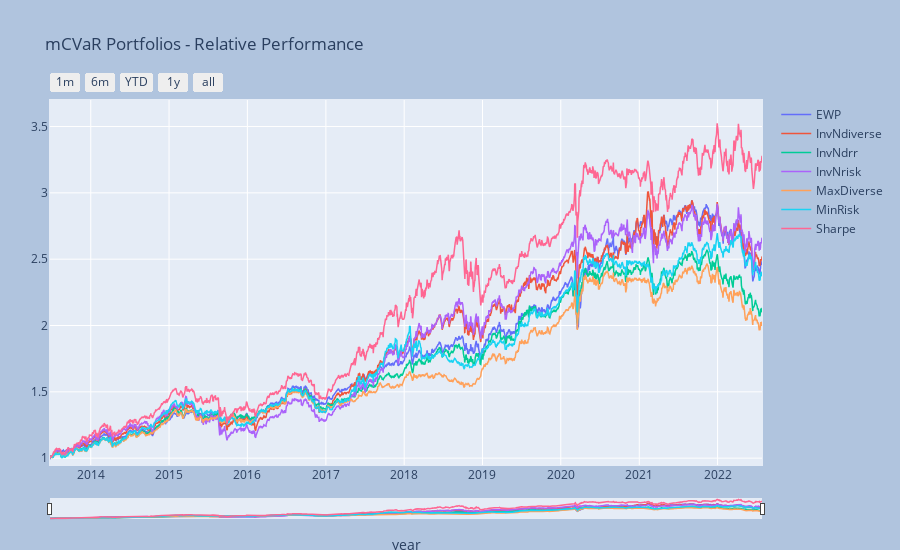

Source (notebook cell):
### Code cell
pp = az.Port_Simple(port)
pp.set_model()
_ = pp.port_view_all(componly=True, 
     title="mCVaR Portfolios - Relative Performance", 
     xlabel="year", fancy=True)

### Figure 1 — Plotly figure (JSON) as saved in the notebook; plotly's stock layout.template omitted (floating-point values rounded to 4 significant figures; data arrays with more than 128 entries replaced by an {"elided": "..."} marker saying what was removed)
{"data": [{"line": {"width": 1.5}, "name": "EWP", "type": "scatter", "x": {"elided": "2289 str values"}, "y": {"elided": "2289 float values"}}, {"line": {"width": 1.5}, "name": "InvNdiverse", "type": "scatter", "x": {"elided": "2289 str values"}, "y": {"elided": "2289 float values"}}, {"line": {"width": 1.5}, "name": "InvNdrr", "type": "scatter", "x": {"elided": "2289 str values"}, "y": {"elided": "2289 float values"}}, {"line": {"width": 1.5}, "name": "InvNrisk", "type": "scatter", "x": {"elided": "2289 str values"}, "y": {"elided": "2289 float values"}}, {"line": {"width": 1.5}, "name": "MaxDiverse", "type": "scatter", "x": {"elided": "2289 str values"}, "y": {"elided": "2289 float values"}}, {"line": {"width": 1.5}, "name": "MinRisk", "type": "scatter", "x": {"elided": "2289 str values"}, "y": {"elided": "2289 float values"}}, {"line": {"width": 1.5}, "name": "Sharpe", "type": "scatter", "x": {"elided": "2289 str values"}, "y": {"elided": "2289 float values"}}], "layout": {"autosize": false, "height": 550, "margin": {"b": 25, "l": 50, "pad": 1, "r": 50, "t": 100}, "paper_bgcolor": "LightSteelBlue", "title": {"text": "mCVaR Portfolios - Relative Performance"}, "width": 900, "xaxis": {"autorange": false, "fixedrange": false, "range": ["2013-06-25T00:00:00", "2022-07-27T00:00:00"], "rangeselector": {"buttons": [{"count": 1, "label": "1m", "step": "month", "stepmode": "backward"}, {"count": 6, "label": "6m", "step": "month", "stepmode": "backward"}, {"count": 1, "label": "YTD", "step": "year", "stepmode": "todate"}, {"count": 1, "label": "1y", "step": "year", "stepmode": "backward"}, {"step": "all"}]}, "rangeslider": {"thickness": 0.05, "visible": true}, "title": {"text": "year"}, "type": "date"}, "yaxis": {"autorange": false, "fixedrange": false, "range": [0.9484, 3.7], "title": {}}}}
